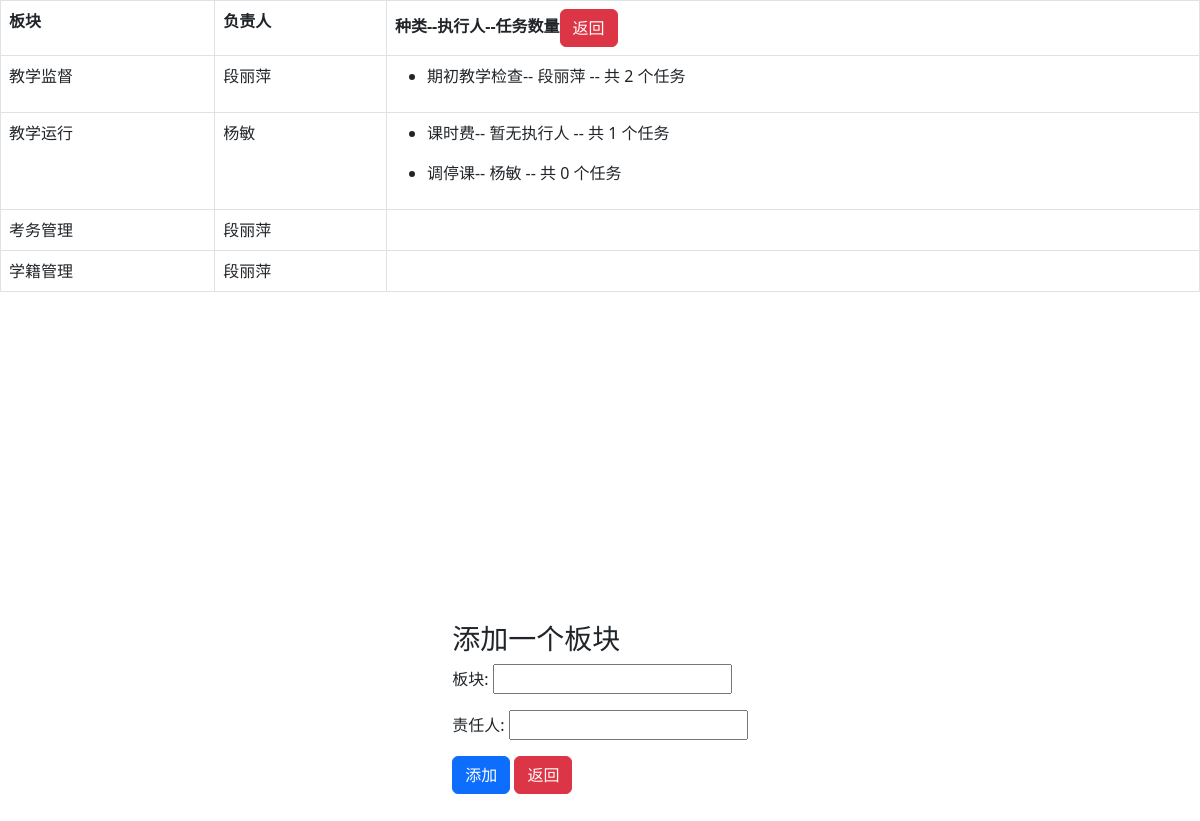
/addplate/, run on the app's committed database.
### TaskList/models.py (models this page shows, shortened)
class Plate(models.Model):
    name = models.CharField(max_length=10, unique=True, verbose_name='板块')
    dutyUser = models.CharField(max_length=20, verbose_name='责任人')
    class Meta:
        verbose_name = "板块"
        verbose_name_plural = verbose_name

class Type(models.Model):
    plate = models.ForeignKey(to=Plate, on_delete=models.CASCADE, verbose_name='板块')
    name = models.CharField(max_length=10, unique=True, verbose_name='种类')
    doUser = models.CharField(max_length=20, verbose_name='执行人',null=True, blank=True)
    class Meta:
        verbose_name = "种类"
        verbose_name_plural = verbose_name

### TaskList/views.py (the view, shortened to what this page needs)
# urls.py: path('addplate/', addplate.as_view(), name='addplate'),
class addplate(View):
    def get(self, request, *args, **kwargs):
        plates = Plate.objects.all()
        form = plate_ModelForm()
        return render(request, 'addplate.html', locals())

### TaskList/forms.py
class plate_ModelForm(forms.ModelForm):
    class Meta:
        model = Plate
        fields = ['name', 'dutyUser']

### templates/addplate.html (shortened to what this page needs)
{% extends 'base.html' %}
{% block content %}
    <div>
        <table class="table table-bordered">
            <tr>
                <th>板块</th>
                <th>负责人</th>
                <th>种类--执行人--任务数量<a type="button" class="btn btn-danger" href="{% url 'list' %}">返回</a></th>
            </tr>
            {% for plate in plates %}
                <tr>
                    <td>{{ plate.name }}</td>
                    <td>{{ plate.dutyUser }}</td>
                    <td>
                        {% for type in plate.type_set.all %}
                            <ul>
                                <li>
                                    {{ type.name }}--
                                    {% if type.doUser %}
                                        {{ type.doUser }}
                                    {% else %}
                                        暂无执行人
                                    {% endif %}
                                    --
                                    共 {{ type.task_set.count }} 个任务
                                </li>
                            </ul>
                        {% endfor %}
                    </td>
                </tr>
            {% endfor %}
        </table>
    </div>
    <div class="d-flex justify-content-center align-items-center" style="min-height: 100vh;">
        <form method="post" class="form-group">
<h3>添加一个板块</h3>
            <div class="mb-3">
                {{ form.name.label_tag }}
                {{ form.name }}
            </div>
            <div class="mb-3">
                {{ form.dutyUser.label_tag }}
                {{ form.dutyUser }}
            </div>
            <button type="submit" class="btn btn-primary">添加</button>
            <a type="button" class="btn btn-danger" href="{% url 'list' %}">返回</a>
        </form>
    </div>
{% endblock %}

### data on the page
Plate: name "教学监督", dutyUser "段丽萍"
Type: name "期初教学检查", doUser "段丽萍", task_set.count "2"
Plate: name "教学运行", dutyUser "杨敏"
Type: name "课时费", shows "暂无执行人", task_set.count "1"
Type: name "调停课", doUser "杨敏", task_set.count "0"
Plate: name "考务管理", dutyUser "段丽萍"
Plate: name "学籍管理", dutyUser "段丽萍"
